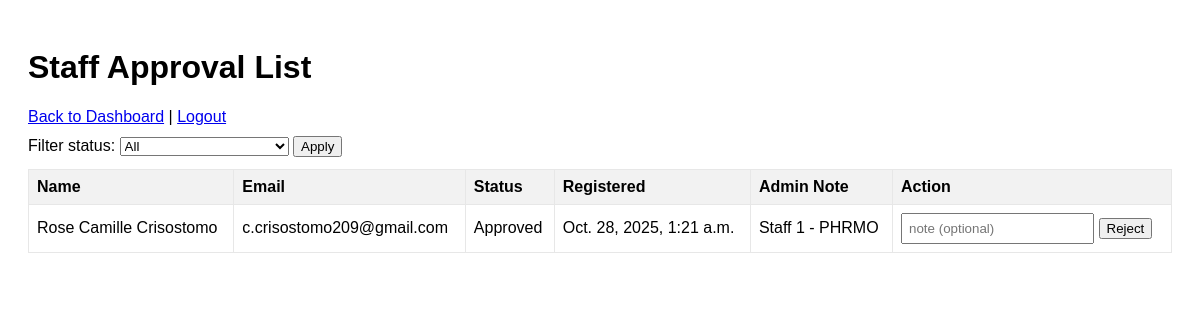
/admin_app/staff-approvals/ (signed in), run on an earlier commit of the app's database.
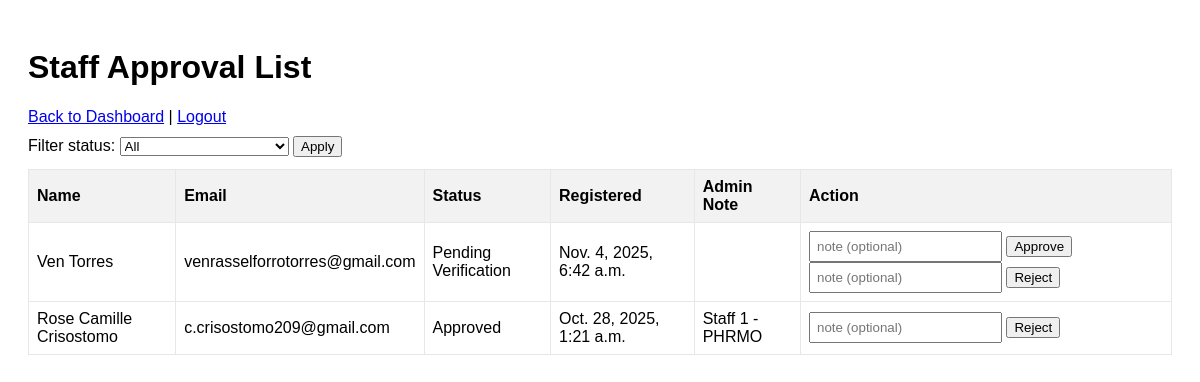
And on a later commit of the database.
### staff_app/models.py (models this page shows, shortened)
class StaffProfile(models.Model):
    STATUS_PENDING_VERIFICATION = 'Pending Verification'
    STATUS_PENDING_APPROVAL = 'Pending Admin Approval'
    STATUS_APPROVED = 'Approved'
    STATUS_REJECTED = 'Rejected'
    STATUS_CHOICES = [
        (STATUS_PENDING_VERIFICATION, 'Pending Verification'),
        (STATUS_PENDING_APPROVAL, 'Pending Admin Approval'),
        (STATUS_APPROVED, 'Approved'),
        (STATUS_REJECTED, 'Rejected'),
    ]
    user = models.OneToOneField(User, on_delete=models.CASCADE, related_name='staff_profile')
    middle_name = models.CharField(max_length=50, blank=True)
    profile_image = models.ImageField(
        upload_to=staff_profile_upload_path,
        default=default_profile_image,
        blank=True,
        null=True
    )
    verification_code = models.CharField(max_length=6, blank=True, null=True)
    is_verified = models.BooleanField(default=False)  # email verification
    resend_count = models.IntegerField(default=0)
    code_sent_at = models.DateTimeField(null=True, blank=True)
    status = models.CharField(max_length=30, choices=STATUS_CHOICES, default=STATUS_PENDING_VERIFICATION)
    admin_note = models.TextField(blank=True)
    created_at = models.DateTimeField(default=timezone.now)
    updated_at = models.DateTimeField(auto_now=True)

### admin_app/views.py (the view)
# urls.py: path('staff-approvals/', views.staff_approval_list, name='staff_approvals'),
@login_required
@user_passes_test(_is_superuser)
def staff_approval_list(request):
    q = request.GET.get('q')
    if q:
        profiles = StaffProfile.objects.filter(status__iexact=q).order_by('-created_at')
    else:
        profiles = StaffProfile.objects.all().order_by('-created_at')
    form = ApprovalActionForm()
    return render(request, 'admin_design/staff_approvals.html', {'profiles': profiles, 'form': form, 'filter': q or ''})

### admin_app/forms.py
class ApprovalActionForm(forms.Form):
    profile_id = forms.IntegerField(widget=forms.HiddenInput())
    action = forms.ChoiceField(choices=[('approve','Approve'),('reject','Reject')])
    admin_note = forms.CharField(widget=forms.Textarea(attrs={'rows':2}), required=False)

### admin_app/views.py (called while the page is built)
def _is_superuser(user):
    return user.is_superuser

### admin_app/templates/admin_design/staff_approvals.html (shortened to what this page needs)
<!DOCTYPE html>
<html lang="en">
<head>
</head>
<body>
    <h1>Staff Approval List</h1>
    <div style="margin-bottom:10px;">
        <a href="{% url 'admin_url:dashboard' %}">Back to Dashboard</a> |
        <a href="{% url 'admin_url:logout' %}">Logout</a>
    </div>
    <div class="filters">
        <form method="get" style="display:inline;">
            <label>Filter status:</label>
            <select name="q">
                <option value="">All</option>
            </select>
            <button type="submit">Apply</button>
        </form>
    </div>
    <table>
        <tr>
            <th>Name</th>
            <th>Email</th>
            <th>Status</th>
            <th>Registered</th>
            <th>Admin Note</th>
            <th>Action</th>
        </tr>
        {% for p in profiles %}
            <tr>
                <td>{{ p.user.get_full_name }}</td>
                <td>{{ p.user.email }}</td>
                <td>{{ p.status }}</td>
                <td>{{ p.created_at }}</td>
                <td>{{ p.admin_note }}</td>
                <td>
                    {% if p.status != "Approved" %}
                        <form method="post" action="{% url 'admin_url:staff_approval_action' %}" class="inline">
                            <input type="text" name="admin_note" placeholder="note (optional)">
                            <button type="submit">Approve</button>
                        </form>
                    {% endif %}
                    {% if p.status != "Rejected" %}
                        <form method="post" action="{% url 'admin_url:staff_approval_action' %}" class="inline">
                            <input type="text" name="admin_note" placeholder="note (optional)">
                            <button type="submit">Reject</button>
                        </form>
                    {% endif %}
                </td>
            </tr>
        {% empty %}
            <tr><td colspan="6">No staff profiles found.</td></tr>
        {% endfor %}
    </table>
</body>
</html>

### admin_app/templates/admin_design/staff_approvals.html (style rules this page uses)
body { font-family: Arial, sans-serif;padding:20px;background:#fff }
table { width:100%;border-collapse:collapse;margin-top:12px }
th,td { padding:8px;border:1px solid #e7e7e7 }
th { background:#f2f2f2;text-align:left }
.inline { display:inline-block;margin:0 }
.filters { margin-bottom:8px }
input[type="text"] { padding:6px }

What changed in the data, as far as the page shows it:
added StaffProfile: user.get_full_name "Ven Torres", user.email "venrasselforrotorres@gmail.com", status "Pending Verification", created_at "Nov. 4, 2025, 6:42 a.m."
